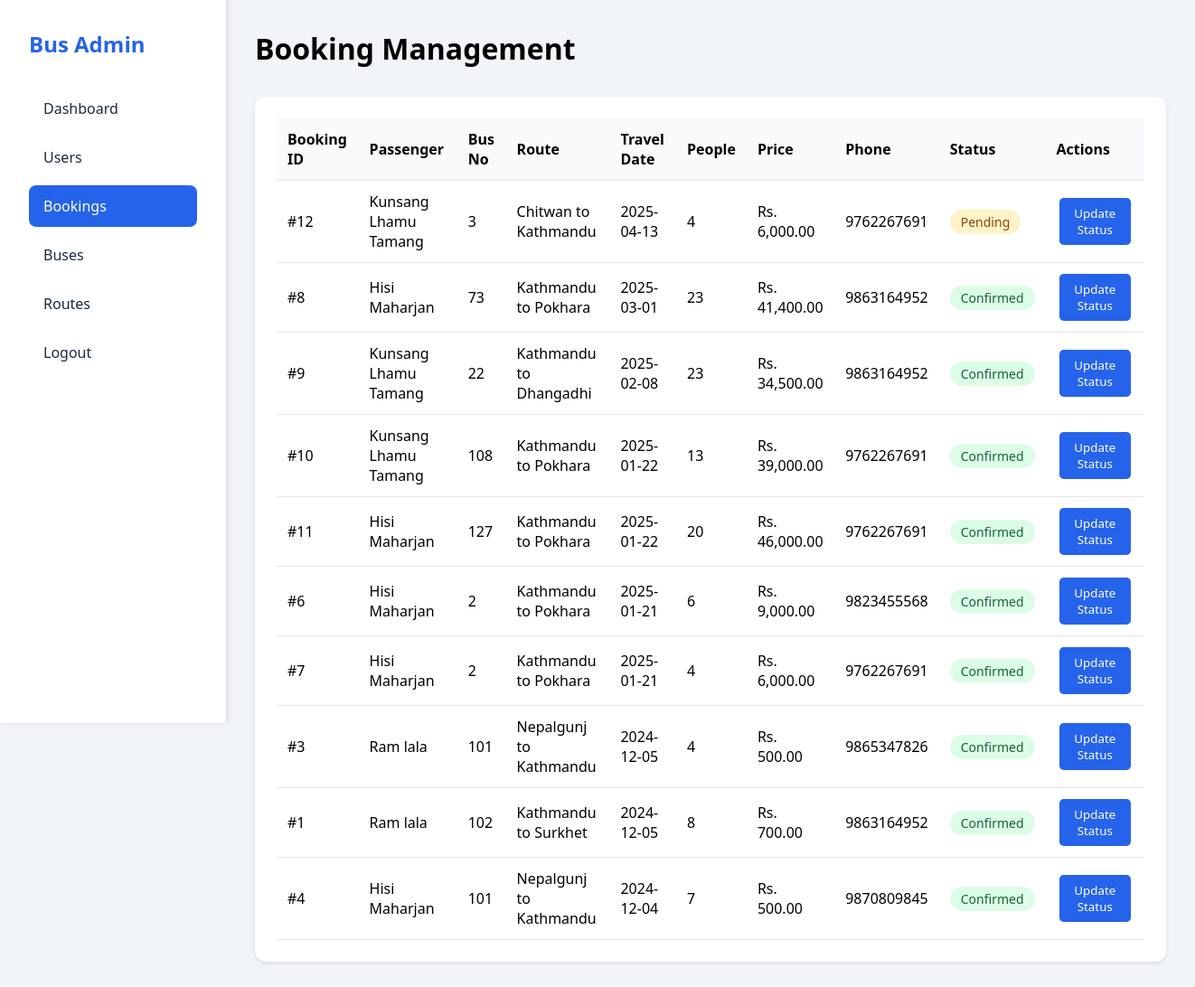
Screenshot of /admin/bookings.php (signed in) with the database file from the repository.
### tables this page shows
CREATE TABLE `bookings` (
  `id` int(11) NOT NULL,
  `user_id` int(11) DEFAULT NULL,
  `bus_no` varchar(50) DEFAULT NULL,
  `route` varchar(100) DEFAULT NULL,
  `price` decimal(10,2) DEFAULT NULL,
  `phone` varchar(15) DEFAULT NULL,
  `travel_date` date DEFAULT NULL,
  `num_people` int(11) DEFAULT NULL,
  `status` enum('pending','confirmed','cancelled') DEFAULT 'pending'
);

CREATE TABLE `users` (
  `id` int(11) NOT NULL,
  `full_name` varchar(255) NOT NULL,
  `email` varchar(255) NOT NULL,
  `phone_number` varchar(10) NOT NULL,
  `dob` date NOT NULL,
  `gender` enum('Male','Female') NOT NULL,
  `password` varchar(255) NOT NULL,
  `role` enum('user','admin') DEFAULT 'user',
  `created_at` timestamp NOT NULL DEFAULT current_timestamp()
);

### admin/bookings.php (the view, shortened to what this page needs)
<?php
require_once '../db_connect.php';
$bookings = $conn->query("
    SELECT b.*, u.full_name, u.email
    FROM bookings b
    JOIN users u ON b.user_id = u.id
    ORDER BY b.travel_date DESC
");
?>
<!DOCTYPE html>
<html lang="en">
<head>
</head>
<body>
    <div class="dashboard-container">
        <aside class="sidebar">
            <div class="logo">
                <h2>Bus Admin</h2>
            </div>
            <nav>
                <ul>
                    <li><a href="dashboard.php">Dashboard</a></li>
                    <li><a href="users.php">Users</a></li>
                    <li class="active"><a href="bookings.php">Bookings</a></li>
                    <li><a href="buses.php">Buses</a></li>
                    <li><a href="routes.php">Routes</a></li>
                    <li><a href="../mainlogin/logout.php">Logout</a></li>
                </ul>
            </nav>
        </aside>
        <main class="main-content">
            <header>
                <h1>Booking Management</h1>
            </header>
            <div class="grid-item">
                <div class="table-container">
                    <table>
                        <thead>
                            <tr>
                                <th>Booking ID</th>
                                <th>Passenger</th>
                                <th>Bus No</th>
                                <th>Route</th>
                                <th>Travel Date</th>
                                <th>People</th>
                                <th>Price</th>
                                <th>Phone</th>
                                <th>Status</th>
                                <th>Actions</th>
                            </tr>
                        </thead>
                        <tbody>
                            <?php while($booking = $bookings->fetch_assoc()): ?>
                            <tr>
                                <td>#<?php echo $booking['id']; ?></td>
                                <td><?php echo htmlspecialchars($booking['full_name']); ?></td>
                                <td><?php echo htmlspecialchars($booking['bus_no']); ?></td>
                                <td><?php echo htmlspecialchars($booking['route']); ?></td>
                                <td><?php echo htmlspecialchars($booking['travel_date']); ?></td>
                                <td><?php echo htmlspecialchars($booking['num_people']); ?></td>
                                <td>Rs. <?php echo number_format($booking['price'], 2); ?></td>
                                <td><?php echo htmlspecialchars($booking['phone']); ?></td>
                                <td>
                                    <span class="status-badge status-<?php echo $booking['status'] ?? 'pending'; ?>">
                                        <?php echo ucfirst($booking['status'] ?? 'pending'); ?>
                                    </span>
                                </td>
                                <td class="actions">
                                    <button onclick="showStatusModal(<?php echo htmlspecialchars(json_encode($booking)); ?>)">
                                        Update Status
                                    </button>
                                </td>
                            </tr>
                            <?php endwhile; ?>
                        </tbody>
                    </table>
                </div>
            </div>
        </main>
    </div>
</body>
</html>

### admin/bookings.php (style rules this page uses)
* { margin: 0; padding: 0; box-sizing: border-box; font-family: 'Segoe UI', Tahoma, Geneva, Verdana, sans-serif; }
.dashboard-container { display: flex; min-height: 100vh; background-color: #f1f5f9; }
.sidebar { width: 250px; background: white; padding: 2rem; box-shadow: 2px 0 5px rgba(0, 0, 0, 0.1); position: fixed; height: 100vh; }
.logo { margin-bottom: 2rem; color: #2563eb; }
.sidebar nav ul { list-style: none; }
.sidebar nav ul li { margin-bottom: 0.5rem; }
.sidebar nav ul li a { display: block; padding: 0.75rem 1rem; color: #1e293b; text-decoration: none; border-radius: 0.5rem; transition: all 0.3s ease; }
.sidebar nav ul li.active a, .sidebar nav ul li a:hover { background-color: #2563eb; color: white; }
.main-content { flex: 1; margin-left: 250px; padding: 2rem; }
header { display: flex; justify-content: space-between; align-items: center; margin-bottom: 2rem; }
.grid-item { background: white; padding: 1.5rem; border-radius: 0.75rem; box-shadow: 0 2px 4px rgba(0, 0, 0, 0.1); }
table { width: 100%; border-collapse: collapse; }
th, td { padding: 0.75rem; text-align: left; border-bottom: 1px solid #e2e8f0; }
th { background-color: #f8fafc; font-weight: 600; }
.actions button { padding: 0.5rem 1rem; margin: 0 0.2rem; border: none; border-radius: 0.3rem; cursor: pointer; transition: all 0.3s ease; background-color: #2563eb; color: white; }
.status-badge { padding: 0.25rem 0.75rem; border-radius: 1rem; font-size: 0.875rem; font-weight: 500; display: inline-block; }
.status-pending { background-color: #fef3c7; color: #92400e; }
.status-confirmed { background-color: #dcfce7; color: #166534; }

### rows the page displays
bookings: id "12", user.full_name "Kunsang Lhamu Tamang", bus_no "3", route "Chitwan to Kathmandu", travel_date "2025-04-13", num_people "4", price "6,000.00", phone "9762267691", status "Pending"
bookings: id "8", user.full_name "Hisi Maharjan", bus_no "73", route "Kathmandu to Pokhara", travel_date "2025-03-01", num_people "23", price "41,400.00", phone "9863164952", status "Confirmed"
bookings: id "9", user.full_name "Kunsang Lhamu Tamang", bus_no "22", route "Kathmandu to Dhangadhi", travel_date "2025-02-08", num_people "23", price "34,500.00", phone "9863164952", status "Confirmed"
bookings: id "10", user.full_name "Kunsang Lhamu Tamang", bus_no "108", route "Kathmandu to Pokhara", travel_date "2025-01-22", num_people "13", price "39,000.00", phone "9762267691", status "Confirmed"
bookings: id "11", user.full_name "Hisi Maharjan", bus_no "127", route "Kathmandu to Pokhara", travel_date "2025-01-22", num_people "20", price "46,000.00", phone "9762267691", status "Confirmed"
bookings: id "6", user.full_name "Hisi Maharjan", bus_no "2", route "Kathmandu to Pokhara", travel_date "2025-01-21", num_people "6", price "9,000.00", phone "9823455568", status "Confirmed"
bookings: id "7", user.full_name "Hisi Maharjan", bus_no "2", route "Kathmandu to Pokhara", travel_date "2025-01-21", num_people "4", price "6,000.00", phone "9762267691", status "Confirmed"
bookings: id "3", user.full_name "Ram lala", bus_no "101", route "Nepalgunj to Kathmandu", travel_date "2024-12-05", num_people "4", price "500.00", phone "9865347826", status "Confirmed"
bookings: id "1", user.full_name "Ram lala", bus_no "102", route "Kathmandu to Surkhet", travel_date "2024-12-05", num_people "8", price "700.00", phone "9863164952", status "Confirmed"
bookings: id "4", user.full_name "Hisi Maharjan", bus_no "101", route "Nepalgunj to Kathmandu", travel_date "2024-12-04", num_people "7", price "500.00", phone "9870809845", status "Confirmed"
